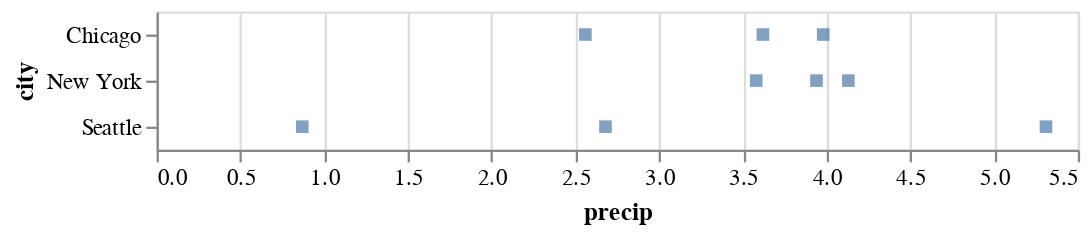

The cell this chart's notebook holds for it:
### Markdown cell above
The `encode()` method builds a key-value mapping between encoding channels (such as `x`, `y`, `color`, `shape`, `size`, *etc.*) to fields in the dataset, accessed by field name. For Pandas data frames, Altair automatically determines an appropriate data type for the mapped column, which in this case is the *nominal* type, indicating unordered, categorical values.

Though we've now separated the data by one attribute, we still have multiple points overlapping within each category. Let's further separate these by adding an `x` encoding channel, mapped to the `'precip'` field:

### Code cell
alt.Chart(df).mark_square().encode(
    y='city',
    x='precip'
)

### Figure 1 — Vega-Lite specification as saved in the notebook (floating-point values rounded to 4 significant figures)
{"config": {"view": {"continuousWidth": 400, "continuousHeight": 300}}, "data": {"name": "data-fdfbb22e8e0e89f6556d8a3b434b0c97"}, "mark": "square", "encoding": {"x": {"type": "quantitative", "field": "precip"}, "y": {"type": "nominal", "field": "city"}}, "$schema": "https://vega.github.io/schema/vega-lite/v4.8.1.json", "datasets": {"data-fdfbb22e8e0e89f6556d8a3b434b0c97": [{"city": "Seattle", "month": "Apr", "precip": 2.68}, {"city": "Seattle", "month": "Aug", "precip": 0.87}, {"city": "Seattle", "month": "Dec", "precip": 5.31}, {"city": "New York", "month": "Apr", "precip": 3.94}, {"city": "New York", "month": "Aug", "precip": 4.13}, {"city": "New York", "month": "Dec", "precip": 3.58}, {"city": "Chicago", "month": "Apr", "precip": 3.62}, {"city": "Chicago", "month": "Aug", "precip": 3.98}, {"city": "Chicago", "month": "Dec", "precip": 2.56}]}}
